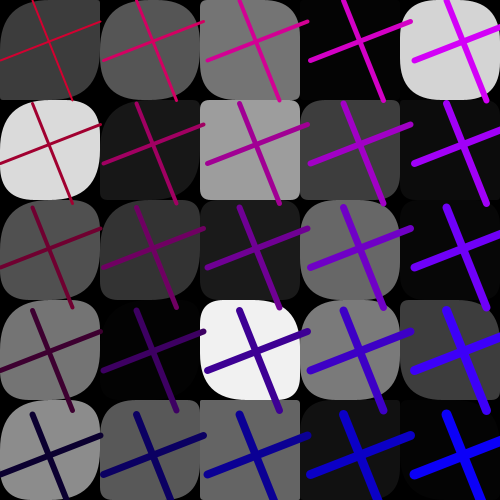
Frame 1 (no input)
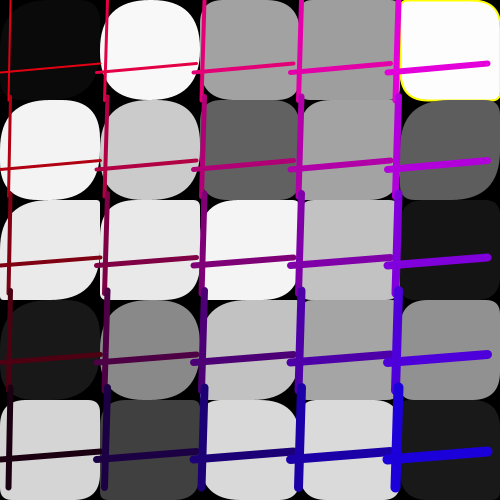
Frame 60 (the mouse pressed at the canvas centre just before this capture)
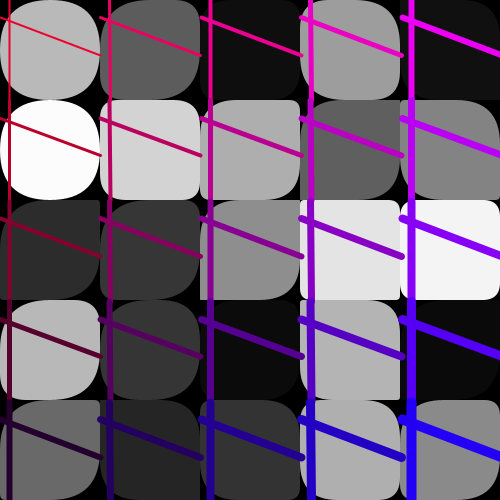
Frame 120 (the mouse held since frame 60 and released just before this capture)

The Processing sketch that drew these frames (run headless with seeded random() and noise(); from frame 60 on, the mouse is pressed at the canvas centre):

// Processing sketch: processing_130594
// ── processing_130594.pde

void setup() {
  size (500,500);
  smooth();
  frameRate(10);
}

void draw() {
  background(0,0,0,250);
  float rx = random(0,400);
  float ry = random(0,400);
  float f = random (0,255);
  noStroke();
  strokeWeight(0);

  //fill variables
  float f1 = random(0,255);
  float f2 = random(0,255);
  float f3 = random(0,255);
  float f4 = random(0,255);
  float f5 = random(0,255);
  float f6 = random(0,255);
  float f7 = random(0,255);
  float f8 = random(0,255);
  float f9 = random(0,255);
  float f10 = random(0,255);
  float f11 = random(0,255);
  float f12 = random(0,255);
  float f13 = random(0,255);
  float f14 = random(0,255);
  float f15 = random(0,255);
  float f16 = random(0,255);
  float f17 = random(0,255);
  float f18 = random(0,255);
  float f19 = random(0,255);
  float f20 = random(0,255);
  float f21 = random(0,255);
  float f22 = random(0,255);
  float f23 = random(0,255);
  float f24 = random(0,255);
  float f25 = random(0,255);
  
  //rounded corner variables
  float r1a = random(0,255);
  float r2a = random(0,255);
  float r3a = random(0,255);
  float r4a = random(0,255);
  float r5a = random(0,255);
  float r6a = random(0,255);
  float r7a = random(0,255);
  float r8a = random(0,255);
  float r9a = random(0,255);
  float r10a = random(0,50);
  float r11a = random(0,50);
  float r12a = random(0,50);
  float r13a = random(0,50);
  float r14a = random(0,50);
  float r15a = random(0,50);
  float r16a = random(0,50);
  float r17a = random(0,50);
  float r18a = random(0,50);
  float r19a = random(0,50);
  float r20a = random(0,50);
  float r21a = random(0,50);
  float r22a = random(0,50);
  float r23a = random(0,50);
  float r24a = random(0,50);
  float r25a = random(0,50);
  float r1b = random(0,50);
  float r2b = random(0,50);
  float r3b = random(0,50);
  float r4b = random(0,50);
  float r5b = random(0,50);
  float r6b = random(0,50);
  float r7b = random(0,50);
  float r8b = random(0,50);
  float r9b = random(0,50);
  float r10b = random(0,50);
  float r11b = random(0,50);
  float r12b = random(0,50);
  float r13b = random(0,50);
  float r14b = random(0,50);
  float r15b = random(0,50);
  float r16b = random(0,50);
  float r17b = random(0,50);
  float r18b = random(0,50);
  float r19b = random(0,50);
  float r20b = random(0,50);
  float r21b = random(0,50);
  float r22b = random(0,50);
  float r23b = random(0,50);
  float r24b = random(0,50);
  float r25b = random(0,50);
  
  //background squares
  //0,x
  if (f1 < 2.0) { 
  stroke(255,255,0); strokeWeight(2); 
}
  if (f1 > 253.0) {
    stroke(255,255,0); strokeWeight(2); 
}
  fill(f1);
  rect(0,0,100,100,r1a,r1b,r1a,r1b);
  noStroke();
 if (f2 < 2.0) { 
  stroke(255,255,0); strokeWeight(2); 
}
  if (f2 > 253.0) {
    stroke(255,255,0); strokeWeight(2); 
} 
  fill(f2);
  rect(0,100,100,100,r2a,r2b,r2a,r2b);
  noStroke();
 if (f3 < 2.0) { 
  stroke(255,255,0); strokeWeight(2); 
}
  if (f3 > 253.0) {
    stroke(255,255,0); strokeWeight(2); 
} 
  fill(f3);
  rect(0,200,100,100,r3a,r3b,r3a,r3b);
  noStroke();
 if (f4 < 2.0) { 
  stroke(255,255,0); strokeWeight(2); 
}
  if (f4 > 253.0) {
    stroke(255,255,0); strokeWeight(2); 
} 
  fill(f4);
  rect(0,300,100,100,r4a,r4b,r4a,r4b);
  
  noStroke();
 if (f5 < 2.0) { 
  stroke(255,255,0); strokeWeight(2); 
}
  if (f5 > 253.0) {
    stroke(255,255,0); strokeWeight(2); 
} 
  fill(f5);
  rect(0,400,100,100,r5a,r5b,r5a,r5b);
  
  //100,x
  noStroke();
 if (f6 < 2.0) { 
  stroke(255,255,0); strokeWeight(2); 
}
  if (f6 > 253.0) {
    stroke(255,255,0); strokeWeight(2); 
} 
  fill(f6);
  rect(100,0,100,100,r6a,r6b,r6a,r6b);
  noStroke();
 if (f7 < 2.0) { 
  stroke(255,255,0); strokeWeight(2); 
}
  if (f7 > 253.0) {
    stroke(255,255,0); strokeWeight(2); 
} 
  fill(f7);
  rect(100,100,100,100,r7a,r7b,r7a,r7b);
  noStroke();
 if (f8 < 2.0) { 
  stroke(255,255,0); strokeWeight(2); 
}
  if (f8 > 253.0) {
    stroke(255,255,0); strokeWeight(2); 
} 
  fill(f8);
  rect(100,200,100,100,r8a,r8b,r8a,r8b);
  noStroke();
 if (f9 < 2.0) { 
  stroke(255,255,0); strokeWeight(2); 
}
  if (f9 > 253.0) {
    stroke(255,255,0); strokeWeight(2); 
} 
  fill(f9);
  rect(100,300,100,100,r9a,r9b,r9a,r9b);
  noStroke();
 if (f10 < 2.0) { 
  stroke(255,255,0); strokeWeight(2); 
}
  if (f10 > 253.0) {
    stroke(255,255,0); strokeWeight(2); 
} 
  fill(f10);
  rect(100,400,100,100,r10a,r10b,r10a,r10b);
  
  //200,x
  noStroke();
 if (f11 < 2.0) { 
  stroke(255,255,0); strokeWeight(2); 
}
  if (f11 > 253.0) {
    stroke(255,255,0); strokeWeight(2); 
} 
  fill(f11);
  rect(200,0,100,100,r11a,r11b,r11a,r11b);
  noStroke();
 if (f12 < 2.0) { 
  stroke(255,255,0); strokeWeight(2); 
}
  if (f12 > 253.0) {
    stroke(255,255,0); strokeWeight(2); 
} 
  fill(f12);
  rect(200,100,100,100,r12a,r12b,r12a,r12b);
  noStroke();
 if (f13 < 2.0) { 
  stroke(255,255,0); strokeWeight(2); 
}
  if (f13 > 253.0) {
    stroke(255,255,0); strokeWeight(2); 
} 
  fill(f13);
  rect(200,200,100,100,r13a,r13b,r13a,r13b);
  noStroke();
 if (f14 < 2.0) { 
  stroke(255,255,0); strokeWeight(2); 
}
  if (f14 > 253.0) {
    stroke(255,255,0); strokeWeight(2); 
} 
  fill(f14);
  rect(200,300,100,100,r14a,r14b,r14a,r14b);
  noStroke();
 if (f15 < 2.0) { 
  stroke(255,255,0); strokeWeight(2); 
}
  if (f15 > 253.0) {
    stroke(255,255,0); strokeWeight(2); 
} 
  fill(f15);
  rect(200,400,100,100,r15a,r15b,r15a,r15b);
  
  //300,x
  noStroke();
 if (f16 < 2.0) { 
  stroke(255,255,0); strokeWeight(2); 
}
  if (f16 > 253.0) {
    stroke(255,255,0); strokeWeight(2); 
} 
  fill(f16);
  rect(300,0,100,100,r16a,r16b,r16a,r16b);
  noStroke();
 if (f17 < 2.0) { 
  stroke(255,255,0); strokeWeight(2); 
}
  if (f17 > 253.0) {
    stroke(255,255,0); strokeWeight(2); 
} 
  fill(f17);
  rect(300,100,100,100,r17a,r17b,r17a,r17b);
  noStroke();
 if (f18 < 2.0) { 
  stroke(255,255,0); strokeWeight(2); 
}
  if (f18 > 253.0) {
    stroke(255,255,0); strokeWeight(2); 
} 
  fill(f18);
  rect(300,200,100,100,r18a,r18b,r18a,r18b);
  noStroke();
 if (f19 < 2.0) { 
  stroke(255,255,0); strokeWeight(2); 
}
  if (f19 > 253.0) {
    stroke(255,255,0); strokeWeight(2); 
} 
  fill(f19);
  rect(300,300,100,100,r19a,r19b,r19a,r19b);
  noStroke();
 if (f20 < 2.0) { 
  stroke(255,255,0); strokeWeight(2); 
}
  if (f20 > 253.0) {
    stroke(255,255,0); strokeWeight(2); 
} 
  fill(f20);
  rect(300,400,100,100,r20a,r20b,r20a,r20b);
  
  //400,x
  noStroke();
 if (f21 < 2.0) { 
  stroke(255,255,0); strokeWeight(2); 
}
  if (f21 > 253.0) {
    stroke(255,255,0); strokeWeight(2); 
} 
  fill(f21);
  rect(400,0,100,100,r21a,r21b,r21a,r21b);
  noStroke();
 if (f22 < 2.0) { 
  stroke(255,255,0); strokeWeight(2); 
}
  if (f22 > 253.0) {
    stroke(255,255,0); strokeWeight(2); 
} 
  fill(f22);
  rect(400,100,100,100,r22a,r22b,r22a,r22b);
  noStroke();
 if (f23 < 2.0) { 
  stroke(255,255,0); strokeWeight(2); 
}
  if (f23 > 253.0) {
    stroke(255,255,0); strokeWeight(2); 
} 
  fill(f23);
  rect(400,200,100,100,r23a,r23b,r23a,r23b);
  noStroke();
 if (f24 < 2.0) { 
  stroke(255,255,0); strokeWeight(2); 
}
  if (f24 > 253.0) {
    stroke(255,255,0); strokeWeight(2); 
} 
  fill(f24);
  rect(400,300,100,100,r24a,r24b,r24a,r24b);
  noStroke();
 if (f25 < 2.0) { 
  stroke(255,255,0); strokeWeight(2); 
}
  if (f25 > 253.0) {
    stroke(255,255,0); strokeWeight(2); 
} 
  fill(f25);
  rect(400,400,100,100,r25a,r25b,r25a,r25b);
  
 //Crazy Lines
 float sx = random(0,100);
 float sy = random(0,100);
 float ex = random(0,100);
 float ey = random(0,100);
 float b = random(0,50);
 float r = random(200,250);
 float sk = random(-5,5);
 int h = 100;
 int s = 2;
 
 //1
 strokeWeight(s);
 stroke(r,0,b);
 line(sx,0,ex,h);
 line(0,sy,h,ey);
 
 //2
 strokeWeight(s+1);
 stroke(r,0,b+50);
 line(sx+h+sk,0,ex+h+sk,h);
 line(h+sk,sy,2*h+sk,ey);
 
 //3
 strokeWeight(s+2);
 stroke(r,0,b+100);
 line(sx+2*h+sk*2,0,ex+2*h+sk*2,h);
 line(2*h+2*sk,sy,3*h+2*sk,ey);
 
 //4
 strokeWeight(s+3);
 stroke(r,0,b+150);
 line(sx+3*h+sk*3,0,ex+3*h+sk*3,h);
 line(3*h+3*sk,sy,4*h+3*sk,ey);
 
 //5
 strokeWeight(s+4);
 stroke(r,0,b+200);
 line(sx+4*h+sk*4,0,ex+4*h+sk*4,h);
 line(4*h+4*sk,sy,5*h+4*sk,ey);
 
 //6
 strokeWeight(s+1);
 stroke(r-50,0,b);
 line(sx,h+sk,ex,2*h+sk);
 line(0,sy+h+sk,h,ey+h+sk);
 
 //7
 strokeWeight(s+2);
 stroke(r-50,0,b+50);
 line(sx+h+sk,h+sk,ex+h+sk,2*h+sk);
 line(h+sk,sy+h+sk,2*h+sk,ey+h+sk);
 
 //8
 strokeWeight(s+3);
 stroke(r-50,0,b+100);
 line(sx+2*h+sk*2,h+sk,ex+2*h+sk*2,2*h+sk);
 line(2*h+2*sk,sy+h+sk,3*h+2*sk,ey+h+sk);
 
 //9
 strokeWeight(s+4);
 stroke(r-50,0,b+150);
 line(sx+3*h+sk*3,h+sk,ex+3*h+sk*3,2*h+sk);
 line(3*h+3*sk,sy+h+sk,4*h+3*sk,ey+h+sk);
 
 //10
 strokeWeight(s+5);
 stroke(r-50,0,b+200);
 line(sx+4*h+sk*4,h+sk,ex+4*h+sk*4,2*h+sk);
 line(4*h+4*sk,sy+h+sk,5*h+4*sk,ey+h+sk);
 
 //11
 strokeWeight(s+2);
 stroke(r-100,0,b);
 line(sx,2*h+2*sk,ex,3*h+2*sk);
 line(0,sy+2*h+2*sk,h,ey+2*h+2*sk);
 
 //12
 strokeWeight(s+3);
 stroke(r-100,0,b+50);
 line(sx+h+sk,2*h+2*sk,ex+h+sk,3*h+2*sk);
 line(h+sk,sy+2*h+2*sk,2*h+sk,ey+2*h+2*sk);
 
 //13
 strokeWeight(s+4);
 stroke(r-100,0,b+100);
 line(sx+2*h+sk*2,2*h+2*sk,ex+2*h+sk*2,3*h+2*sk);
 line(2*h+2*sk,sy+2*h+2*sk,3*h+2*sk,ey+2*h+2*sk);
 
 //14
 strokeWeight(s+5);
 stroke(r-100,0,b+150);
 line(sx+3*h+sk*3,2*h+2*sk,ex+3*h+sk*3,3*h+2*sk);
 line(3*h+3*sk,sy+2*h+2*sk,4*h+3*sk,ey+2*h+2*sk);
 
 //15
 strokeWeight(s+6);
 stroke(r-100,0,b+200);
 line(sx+4*h+sk*4,2*h+2*sk,ex+4*h+sk*4,3*h+2*sk);
 line(4*h+4*sk,sy+2*h+2*sk,5*h+4*sk,ey+2*h+2*sk);
 
 //16
 strokeWeight(s+3);
 stroke(r-150,0,b);
 line(sx,3*h+3*sk,ex,4*h+3*sk);
 line(0,sy+3*h+3*sk,h,ey+3*h+3*sk);
 
 //17
 strokeWeight(s+4);
 stroke(r-150,0,b+50);
 line(sx+h+sk,3*h+3*sk,ex+h+sk,4*h+3*sk);
 line(h+sk,sy+3*h+3*sk,2*h+sk,ey+3*h+3*sk);
 
 //18
 strokeWeight(s+5);
 stroke(r-150,0,b+100);
 line(sx+2*h+sk*2,3*h+3*sk,ex+2*h+sk*2,4*h+3*sk);
 line(2*h+2*sk,sy+3*h+3*sk,3*h+2*sk,ey+3*h+3*sk);
 
 //19
 strokeWeight(s+6);
 stroke(r-150,0,b+150);
 line(sx+3*h+sk*3,3*h+3*sk,ex+3*h+sk*3,4*h+3*sk);
 line(3*h+3*sk,sy+3*h+3*sk,4*h+3*sk,ey+3*h+3*sk);
 
 //20
 strokeWeight(s+7);
 stroke(r-150,0,b+200);
 line(sx+4*h+sk*4,3*h+3*sk,ex+4*h+sk*4,4*h+3*sk);
 line(4*h+4*sk,sy+3*h+3*sk,5*h+4*sk,ey+3*h+3*sk);
 
 //21
 strokeWeight(s+4);
 stroke(r-200,0,b);
 line(sx,4*h+4*sk,ex,5*h+4*sk);
 line(0,sy+4*h+4*sk,h,ey+4*h+4*sk);
 
 //22
 strokeWeight(s+5);
 stroke(r-200,0,b+50);
 line(sx+h+sk,4*h+4*sk,ex+h+sk,5*h+4*sk);
 line(h+sk,sy+4*h+4*sk,2*h+sk,ey+4*h+4*sk);
 
 //23
 strokeWeight(s+6);
 stroke(r-200,0,b+100);
 line(sx+2*h+sk*2,4*h+4*sk,ex+2*h+sk*2,5*h+4*sk);
 line(2*h+2*sk,sy+4*h+4*sk,3*h+2*sk,ey+4*h+4*sk);
 
 //24
 strokeWeight(s+7);
 stroke(r-200,0,b+150);
 line(sx+3*h+sk*3,4*h+4*sk,ex+3*h+sk*3,5*h+4*sk);
 line(3*h+3*sk,sy+4*h+4*sk,4*h+3*sk,ey+4*h+4*sk);
 
 //25
 strokeWeight(s+8);
 stroke(r-200,0,b+200);
 line(sx+4*h+sk*4,4*h+4*sk,ex+4*h+sk*4,5*h+4*sk);
 line(4*h+4*sk,sy+4*h+4*sk,5*h+4*sk,ey+4*h+4*sk);
 
}
